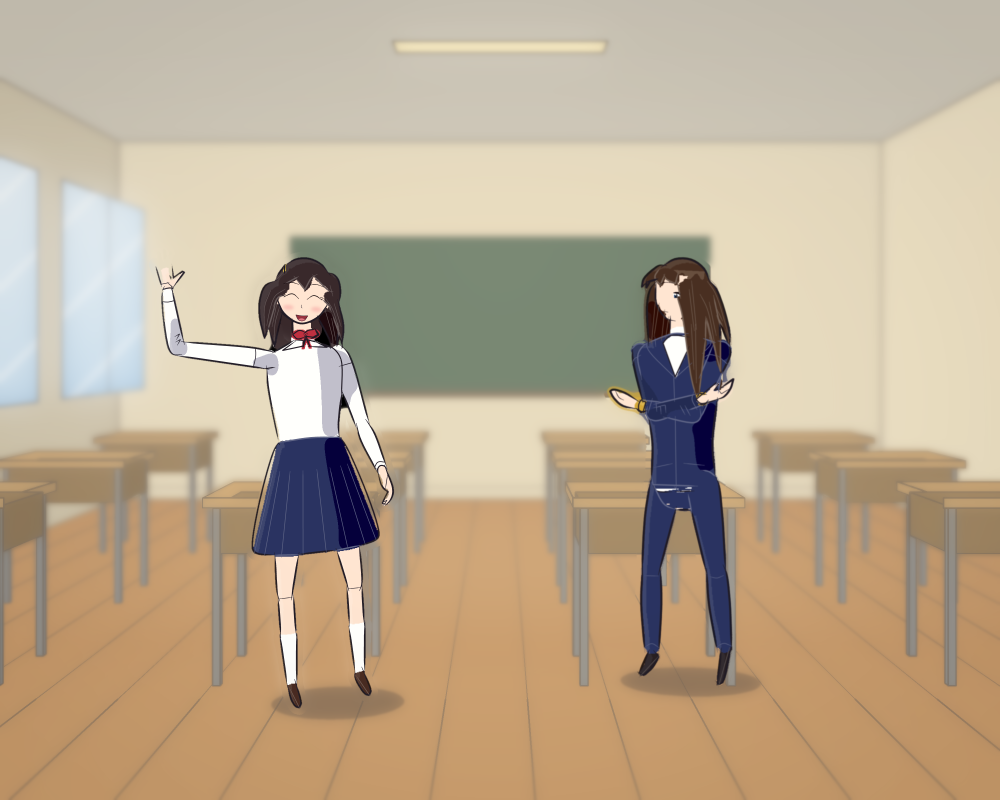
#> input picture docs/images/classroom.png, 1000 x 800 px
$ python -i look.py   (imports and definitions only)
#> lines starting #> are read from the running program, lines starting #| are printed output that depends on the picture
#!/usr/bin/env python3
# -*- coding: utf-8 -*-
"""
Inspection tools for the render -> look -> fix loop.

Coordinates: values all <= 1 are fractions of the image (U across, V down); larger values are pixels.

Views for a vision model (each writes an image next to the input, or to -o):
  python tools/look.py check    IMG                         ONE image, 4 views: guides | values | edges | thumbnail
  python tools/look.py guides   IMG [--step 0.1]            labelled coordinate grid + rule of thirds
  python tools/look.py zoom     IMG U0 V0 U1 V1 [--width N] enlarge a region (labels stay in full-image coords)
  python tools/look.py values   IMG [--levels 4]            squint test: blurred, posterised value map
  python tools/look.py edges    IMG                         edge-strength map (silhouettes, layer separation)
  python tools/look.py sheet    IMG... [--labels a,b,...]   labelled contact sheet (iterations, variants)
  python tools/look.py rounds   SCENE                       contact sheet of every numbered round (render.py --round)
  python tools/look.py compare  A B [-o OUT]                side by side (before / after)
  python tools/look.py diff     A B [-o OUT]                difference heat map + numbers
  python tools/look.py crop     IMG X0 Y0 X1 Y1 [-o OUT]    full-resolution crop (pixels)
  python tools/look.py grid     IMG [-o PREFIX]             3x3 full-resolution tiles

Numbers (text output, also for models without vision; add --json for one JSON document):
  python tools/look.py critique IMG [--json]                structured warnings: rule, severity, where, value, fix
  python tools/look.py probe    IMG U,V [U,V ...] [--json]  exact colour at points (hex, luma, hue)
  python tools/look.py stats    IMG [--json]                size, luminance percentiles, clipping
  python tools/look.py report   IMG [--cols 64] [--json]    3x3 colours / luma / texture, dominant colours,
                                                            profiles, edges, ASCII luma map

Borrowed eyes (send the image to a vision model; text, counts and positions come exactly from render.py --check):
  python tools/look.py ask      IMG "question" [--json]     ask a vision model, e.g. "does this read as a fox?"
  python tools/look.py describe IMG [--json]                objects + positions + colours, text, style, flaws
  Configure with PIXELCANVAS_VLM = "ollama:<model>" (host http://localhost:11434, or "ollama:<model>@http://host:port")
  or "openai:<model>@<base_url>" for any OpenAI-compatible endpoint (key in PIXELCANVAS_VLM_KEY);
  PIXELCANVAS_VLM_TIMEOUT = seconds (default 240).

Set PIXELCANVAS_TRACE=<file> to append one JSON line per invocation (command, arguments, outputs, seconds, warnings).
"""
from __future__ import annotations

import argparse
import json
import os
import sys
import time

import numpy as np
from PIL import Image

ROOT = os.path.dirname(os.path.dirname(os.path.abspath(__file__)))
sys.path.insert(0, ROOT)
from pixelcanvas import vision  # noqa: E402

# [3 lines not run here, left out]

RES = getattr(Image, "Resampling", Image)
LUMA = np.array([0.299, 0.587, 0.114], np.float32)
_OUTPUTS: list = []                               # files written by this invocation (for the trace)
_WARNINGS: list = []                              # warnings found by this invocation (for the trace)


def _out(path, default_suffix, explicit):
    return explicit or f"{os.path.splitext(path)[0]}_{default_suffix}.jpg"


def _dump(data):
    print(json.dumps(data, ensure_ascii=False, separators=(",", ":")))


def _rnd(v, n=3):
    return round(float(v), n)


# ----------------------------------------------------------------------------- numbers

# [60 lines left out: functions cmd_stats, cmd_crop, cmd_grid, cmd_compare, cmd_diff, not called in this run]


HUES = [(15, "red"), (40, "orange"), (65, "yellow"), (160, "green"), (195, "cyan"), (255, "blue"), (290, "purple"),
        (340, "magenta"), (360, "red")]
RAMP = " .:-=+*#%@"


def _hex(c):
    return "#%02x%02x%02x" % tuple(int(round(v * 255)) for v in np.clip(c, 0, 1))


def _hue(c):
    """RGB -> (hue angle 0..360 or None for grey, saturation 0..1)."""
    mx, mn = float(c.max()), float(c.min())
    if mx - mn < 0.06:
        return None, 0.0
    r, g, b = c
    if mx == r:
        h = (60 * (g - b) / (mx - mn)) % 360
    elif mx == g:
        h = 60 * (b - r) / (mx - mn) + 120
    else:
        h = 60 * (r - g) / (mx - mn) + 240
    return h, (mx - mn) / max(mx, 1e-6)


def _color_name(c):
    """Average colour -> rough English name: 'dark blue', 'light orange', 'pale green', 'mid grey', 'black'."""
    l = float(c @ LUMA)
    tone = "black" if l < 0.06 else "dark" if l < 0.3 else "mid" if l < 0.65 else "light" if l < 0.94 else "white"
    h, sat = _hue(c)
    if tone in ("black", "white"):
        return tone
    if h is None:
        return f"{tone} grey"
    hue = next(n for lim, n in HUES if h < lim)
    return ("pale " if sat < 0.25 else "") + f"{tone} {hue}"


def _hue_str(c):
    h, sat = _hue(c)
    return "-" if h is None else f"{h:3.0f}deg s{sat:.2f}"


def _texture(lum):
    """Detail inside a block: mean gradient magnitude -> flat / fine / coarse."""
    g = np.abs(np.diff(lum, axis=0)).mean() + np.abs(np.diff(lum, axis=1)).mean()
    return g, "flat" if g < 0.01 else "fine" if g < 0.04 else "coarse"


def report_data(path, cols=64):
    """Everything `look.py report` prints, as a dict."""
#> called with path = '../docs/images/classroom.png', cols = 64
    pil = Image.open(path).convert("RGB")
#> pil is the input picture: PIL image 1000x800 RGB; mean R, G, B 189.7, 172, 146.8
    im = np.asarray(pil, np.float32) / 255
    h, w = im.shape[:2]
#> h = 800; w = 1000
    lum = im @ LUMA
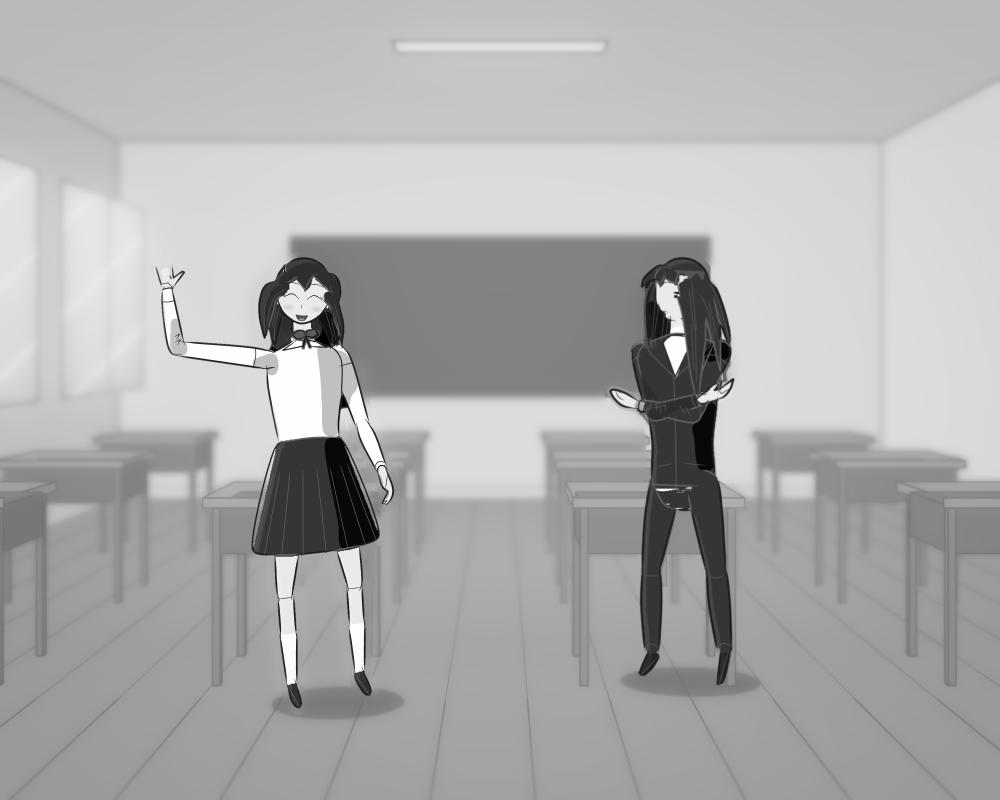
#> lum: shape (800, 1000) float32; min 0, max 0.999, mean 0.684
    ys, xs = np.nonzero(lum >= np.percentile(lum, 99.5))
#> ys = 6158 values from 328 to 466; xs = 6158 values, max 684 at index 210, min 208 at index 298, mean 327.2
    d = {"file": os.path.basename(path), "width": w, "height": h,
         "luma": {"p1": _rnd(np.percentile(lum, 1), 2), "p50": _rnd(np.percentile(lum, 50), 2),
                  "p99": _rnd(np.percentile(lum, 99), 2), "blown_pct": _rnd(np.mean(lum > 0.98) * 100, 1),
                  "crushed_pct": _rnd(np.mean(lum < 0.02) * 100, 1), "contrast_std": _rnd(lum.std(), 2)},
         "brightest": {"centroid": [_rnd(xs.mean() / w, 2), _rnd(ys.mean() / h, 2)],
                       "u_range": [_rnd(xs.min() / w, 2), _rnd(xs.max() / w, 2)],
                       "v_range": [_rnd(ys.min() / h, 2), _rnd(ys.max() / h, 2)]}}
    grid = []
    for r in range(3):
        for c in range(3):
            sl = (slice(r * h // 3, (r + 1) * h // 3), slice(c * w // 3, (c + 1) * w // 3))
            m = im[sl].reshape(-1, 3).mean(0)
            g, tex = _texture(lum[sl])
            hh, sat = _hue(m)
            grid.append({"cell": f"r{r}c{c}", "color": _hex(m), "name": _color_name(m),
                         "hue": None if hh is None else _rnd(hh, 0), "saturation": _rnd(sat, 2),
                         "luma": _rnd(lum[sl].mean(), 2), "contrast": _rnd(lum[sl].std(), 2),
                         "texture": tex, "texture_value": _rnd(g, 3)})
#> this loop made 3 passes
#> after the loop, grid = 9 items
    d["grid"] = grid
    q = pil.resize((min(w, 320), max(1, round(h * min(w, 320) / w)))).quantize(6, method=Image.Quantize.MEDIANCUT)
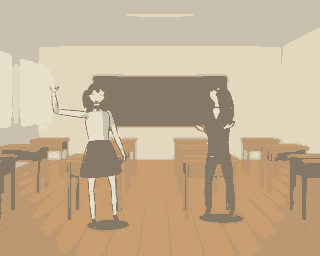
#> q: PIL image 320x256 P; mean R, G, B 195.6, 174.4, 145.9
    pal = np.array(q.getpalette()[:18], np.float32).reshape(-1, 3) / 255
#> pal = [[0.902, 0.875, 0.792], [0.89, 0.843, 0.741], [0.788, 0.753, 0.682], [0.784, 0.616, 0.435], [0.733, 0.596, 0.447], [0.525, 0.471, 0.404]]
    counts = np.bincount(np.asarray(q).ravel(), minlength=6)[:len(pal)]
#> counts = [4125, 18782, 17061, 15530, 13874, 12548]
    dom = []
    for i in np.argsort(-counts):
        if counts[i]:
            hh, sat = _hue(pal[i])
            dom.append({"color": _hex(pal[i]), "name": _color_name(pal[i]), "hue": None if hh is None else _rnd(hh, 0),
                        "saturation": _rnd(sat, 2), "share_pct": _rnd(counts[i] / counts.sum() * 100, 1)})
#> this loop made 6 passes
#> (i, hh) on pass 6: (0, 45)
#> hh on passes 1 to 5: 41.05, 40, 31.01, 31.23, 32.9
#> after the loop, dom = 6 items
    d["dominant"] = dom
    n = 16
    vp = []
    for k in range(n):
        y0, y1 = k * h // n, (k + 1) * h // n
        m = im[y0:y1].reshape(-1, 3).mean(0)
        hh, sat = _hue(m)
        vp.append({"v0": _rnd(y0 / h, 2), "v1": _rnd(y1 / h, 2), "luma": _rnd(lum[y0:y1].mean(), 2),
                   "hue": None if hh is None else _rnd(hh, 0), "saturation": _rnd(sat, 2)})
#> this loop made 16 passes
#> (mx in _hue, mn in _hue, r in _hue, g in _hue, b in _hue, h in _hue, hh, sat) on passes 1, 2, 3, 4, 5, 6, 7, 9, 10, 11, 12, 13: (0.771, 0.685, 0.771, 0.745, 0.685, 41.53, 41.53, 0.111), (0.78, 0.694, 0.78, 0.753, 0.694, 41.53, 41.53, 0.11), (0.804, 0.701, 0.804, 0.772, 0.701, 41.51, 41.51, 0.128), (0.886, 0.743, 0.886, 0.843, 0.743, 41.94, 41.94, 0.161), (0.846, 0.73, 0.846, 0.82, 0.73, 46.61, 46.61, 0.138), (0.697, 0.621, 0.697, 0.694, 0.621, 57.51, 57.51, 0.11), (0.68, 0.61, 0.68, 0.673, 0.61, 53.89, 53.89, 0.103), (0.796, 0.668, 0.796, 0.749, 0.668, 38.08, 38.08, 0.161), (0.65, 0.513, 0.65, 0.586, 0.513, 32.08, 32.08, 0.212), (0.595, 0.435, 0.595, 0.509, 0.435, 27.64, 27.64, 0.269), (0.711, 0.461, 0.711, 0.588, 0.461, 30.31, 30.31, 0.351), (0.73, 0.443, 0.73, 0.588, 0.443, 30.27, 30.27, 0.393)
#> (m, mx in _hue, mn in _hue, sat) on pass 8: ([0.716, 0.714, 0.664], 0.716, 0.664, 0)
#> after the loop, vp = 16 items
    d["vertical_profile"] = vp
    n = 8
    d["horizontal_profile"] = [{"u": _rnd(k / n, 2), "luma": _rnd(lum[:, k * w // n:(k + 1) * w // n].mean(), 2)} for k in range(n)]
    sm = np.asarray(Image.fromarray((lum * 255).astype(np.uint8)).resize((8, min(h, 200)), RES.BOX), np.float32) / 255
    dd = np.diff(sm, axis=0)
    bnd = []
    for k in range(8):
        order = np.argsort(-np.abs(dd[:, k]))
        picks = []
        for i in order:                                    # strongest two, more than 5% apart
            if all(abs(i - j) > len(dd) * 0.05 for j in picks):
                picks.append(i)
            if len(picks) == 2:
                break
        bnd.append({"u": _rnd((k + 0.5) / 8, 2),
                    "edges": [{"v": _rnd((i + 1) / len(sm), 2), "bright_side": "above" if dd[i, k] < 0 else "below",
                               "delta": _rnd(abs(dd[i, k]), 2)} for i in picks]})
#> after the loop, bnd = 8 items
    d["boundaries"] = bnd
    rows = max(1, round(cols * h / w / 2))                 # characters are about 2:1
#> rows = 26
    al = np.asarray(Image.fromarray((lum * 255).astype(np.uint8)).resize((cols, rows), RES.BOX), np.float32) / 255
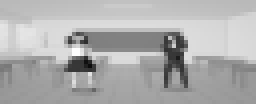
#> al: shape (26, 64) float32 (shown 4 times larger); min 0.0471, max 0.996, mean 0.682
    d["ascii"] = {"cols": cols, "rows": rows,
                  "lines": ["".join(RAMP[min(int(v * len(RAMP)), len(RAMP) - 1)] for v in row) for row in al]}
    return d


# [49 lines left out: functions cmd_report, _save, not called in this run]


def cmd_guides(a):
    _save(vision.guides(a.image, step=a.step, max_width=a.width), _out(a.image, "guides", a.out))


# [15 lines left out: function zoom_source, not called in this run]


class _Frac(float):
    """A float that remembers how it was typed, so file names match the command (1.0 stays '1.0')."""
    text = ""


# [22 lines left out: functions _frac, cmd_zoom, cmd_values, not called in this run]


def cmd_edges(a):
    _save(vision.edge_map(a.image), _out(a.image, "edges", a.out))


# [17 lines left out: function check_sheet, not called in this run]


def summary_counts(warns):
    return {s: sum(1 for w in warns if w["severity"] == s) for s in vision.SEVERITIES}


# [86 lines left out: functions check_block, cmd_check, cmd_sheet, save_animation, frames_sheet, _caption and 1 more, not called in this run]


def rounds_dir(scene):
    """Folder holding the numbered drafts of a scene: outputs/rounds/<scene> (root override: env PIXELCANVAS_ROUNDS_DIR)."""
    return os.path.join(rounds_root(), scene)


def rounds_root():
    return os.environ.get("PIXELCANVAS_ROUNDS_DIR") or os.path.join(ROOT, "outputs", "rounds")


# [104 lines left out: functions find_rounds, list_rounds, cmd_rounds, _point, cmd_probe, not called in this run]


_SEV_OLD = {"fail": "HIGH", "warn": "MED", "info": "LOW"}


def critique(path):
    """Compatibility wrapper: [(severity HIGH|MED|LOW, message)]. Use vision.critique for the structured form."""
    return [(_SEV_OLD[w["severity"]], f"{w['message']} {w['fix']}") for w in vision.critique(path)]


# [10 lines left out: function cmd_critique, not called in this run]


# ----------------------------------------------------------------------------- borrowed eyes (vision model)

DESCRIBE = ("Describe this image for someone who cannot see it. Answer in four short parts. "
            "1) Objects: every distinct object or figure, with its rough position (left / centre / right, "
            "top / middle / bottom) and its main colours. 2) Text: any text, copied exactly as written, or 'none'. "
            "3) Style: the overall style or medium (photo, flat vector, watercolour, diagram ...). "
            "4) Flaws: anything that looks wrong (cut-off objects, artifacts, unreadable text, odd shapes, "
            "things floating). Be factual; do not guess what is not visible.")


class VLMError(Exception):
    """A vision-model problem worth one clear line (not configured, unreachable, bad reply)."""


# [105 lines left out: functions vlm_config, _image_b64, _post, ask_vlm, cmd_ask, not called in this run]


def cmd_describe(a):
    cmd_ask(a, DESCRIBE)


# [49 lines left out: function main, not called in this run]


# [2 lines not run here, left out]

>>> result = report_data('../docs/images/classroom.png')
#> result = 11 items
